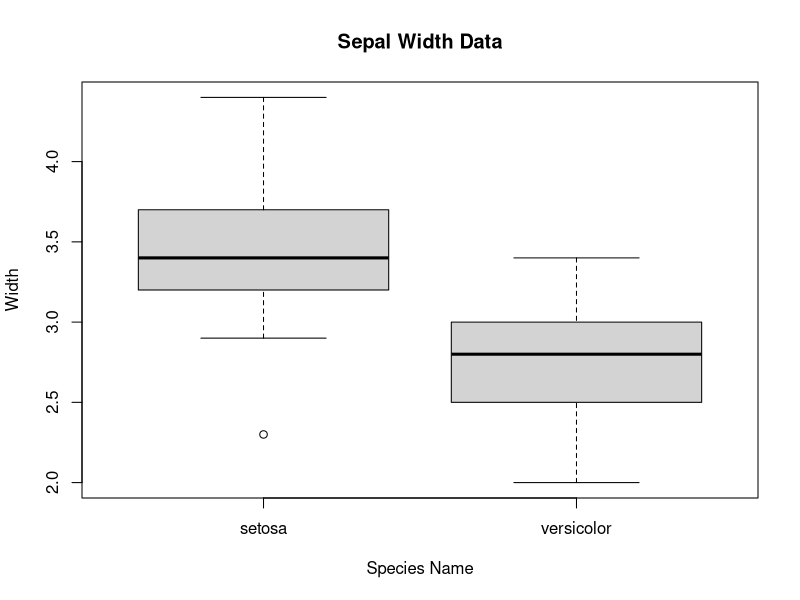
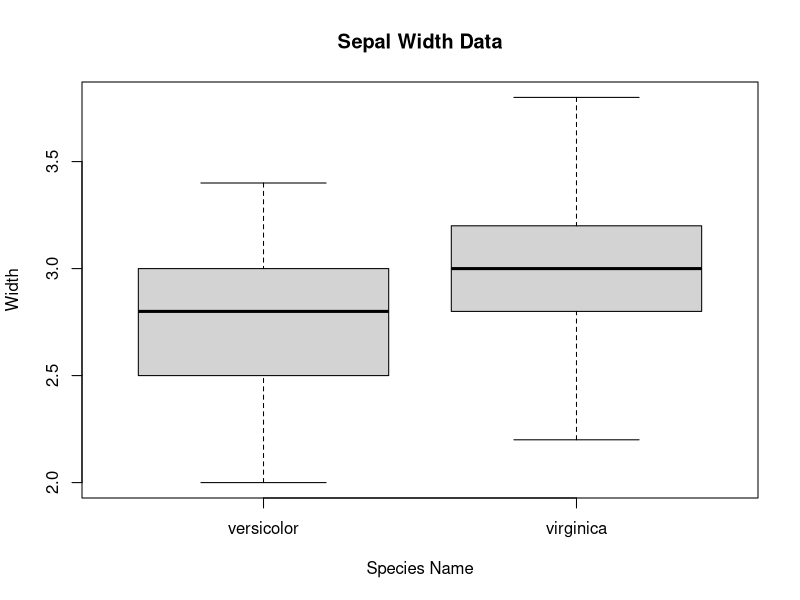
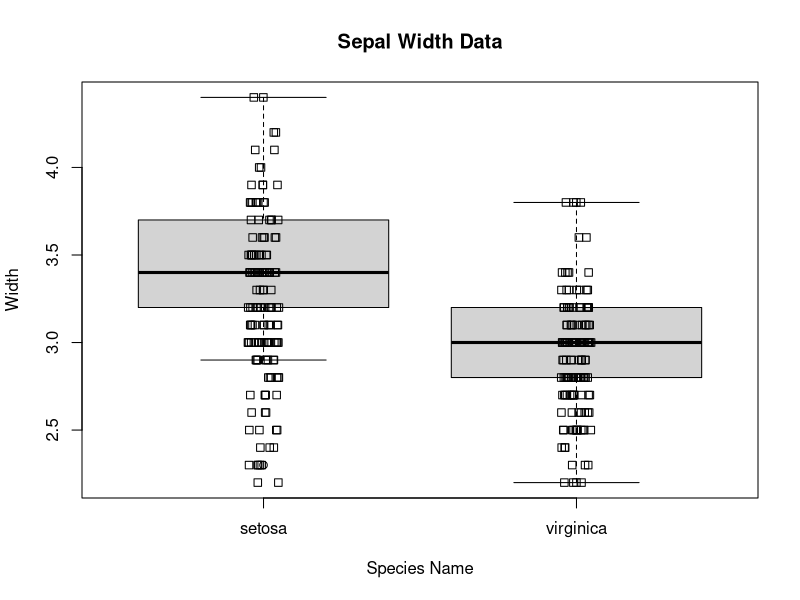
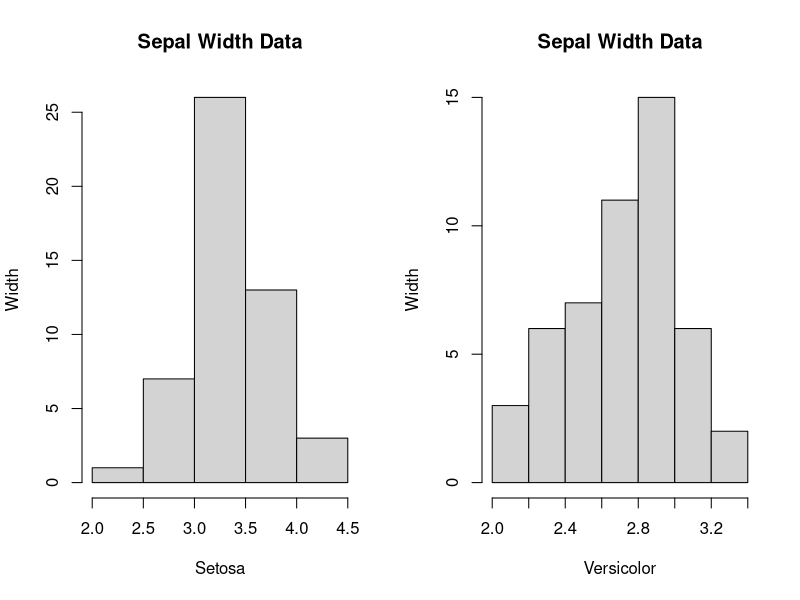
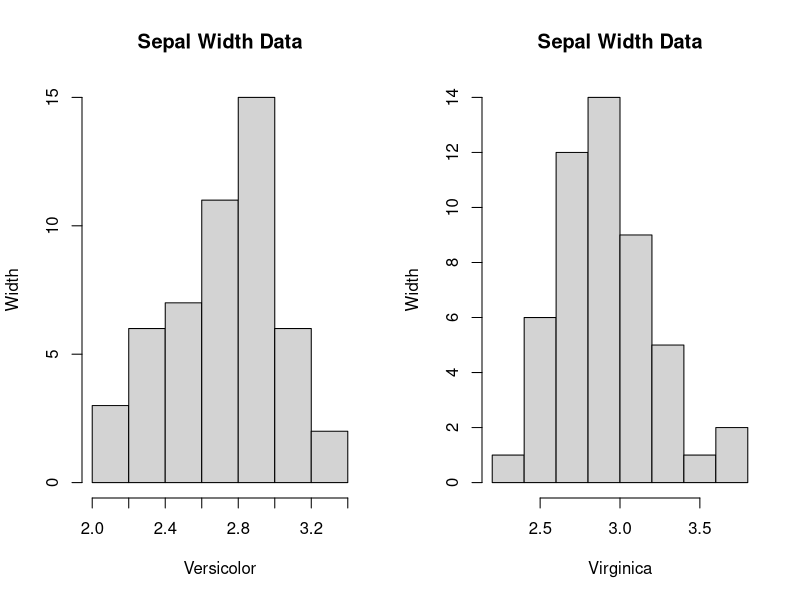
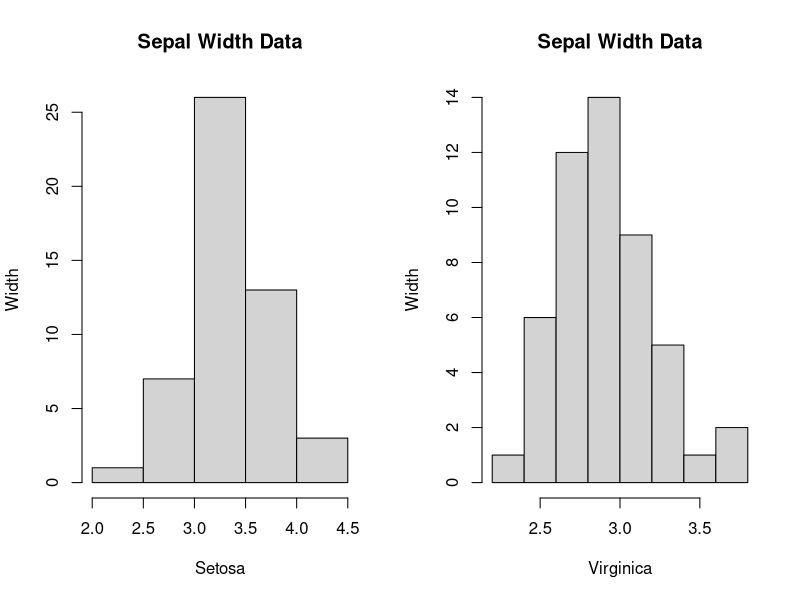

Write R code to recreate these figures, in order.
#install.packages("psych",repos="https://personality-project.org/r",type="source")
library(psych)
data("iris")
print(str(iris))
iris_filtered<- subset(iris, iris$Species!="virginica")
iris_filtered2<- subset(iris, iris$Species!="setosa")
iris_filtered3<- subset(iris, iris$Species!="versicolor")
iris_filtered$Species= iris_filtered$Species[,drop=TRUE]
iris_filtered2$Species= iris_filtered2$Species[,drop=TRUE]
iris_filtered3$Species= iris_filtered3$Species[,drop=TRUE]
boxplot(iris_filtered$Sepal.Width~iris_filtered$Species,data=iris_filtered, main="Sepal Width Data",
                xlab="Species Name", ylab="Width")
boxplot(iris_filtered2$Sepal.Width~iris_filtered2$Species,data=iris_filtered2, main="Sepal Width Data",
        xlab="Species Name", ylab="Width")
boxplot(iris_filtered3$Sepal.Width~iris_filtered3$Species,data=iris_filtered3, main="Sepal Width Data",
        xlab="Species Name", ylab="Width")
stripchart(iris_filtered$Sepal.Width~iris_filtered$Species,method="jitter",jitter=.05,vertical=T,add=T) 
stripchart(iris_filtered2$Sepal.Width~iris_filtered2$Species,method="jitter",jitter=.05,vertical=T,add=T) 
stripchart(iris_filtered3$Sepal.Width~iris_filtered3$Species,method="jitter",jitter=.05,vertical=T,add=T)
par(mfrow=c(1,2))
hist(iris_filtered$Sepal.Width[iris_filtered$Species=="setosa"], main = "Sepal Width Data", xlab = "Setosa", ylab = "Width" )
hist(iris_filtered$Sepal.Width[iris_filtered$Species=="versicolor"],main = "Sepal Width Data",xlab="Versicolor", ylab = "Width" )
par(mfrow=c(1,2))
hist(iris_filtered2$Sepal.Width[iris_filtered2$Species=="versicolor"], main = "Sepal Width Data", xlab = "Versicolor", ylab = "Width" )
hist(iris_filtered2$Sepal.Width[iris_filtered2$Species=="virginica"],main = "Sepal Width Data",xlab="Virginica", ylab = "Width" )
par(mfrow=c(1,2))
hist(iris_filtered3$Sepal.Width[iris_filtered3$Species=="setosa"], main = "Sepal Width Data", xlab = "Setosa", ylab = "Width" )
hist(iris_filtered3$Sepal.Width[iris_filtered3$Species=="virginica"],main = "Sepal Width Data",xlab="Virginica", ylab = "Width" )
res.ftest <- var.test(iris_filtered$Sepal.Width ~ iris_filtered$Species, data = iris_filtered)
res.ftest1 <- var.test(iris_filtered2$Sepal.Width ~ iris_filtered2$Species, data = iris_filtered2)
res.ftest2 <- var.test(iris_filtered3$Sepal.Width ~ iris_filtered3$Species, data = iris_filtered3)
